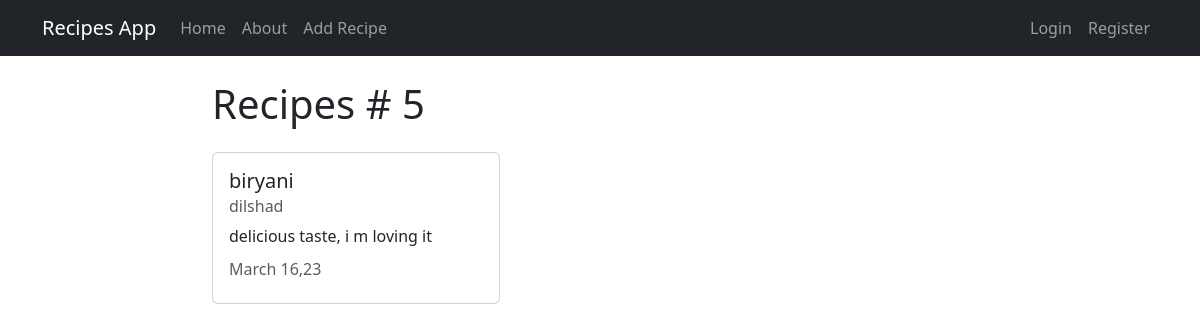
The app's page /recipess/recipe/5 with its own data.
### recipess/models.py (models this page shows, shortened)
class Recipe(models.Model):
	title=models.CharField(max_length=50)
	description=models.TextField()
	author=models.ForeignKey(User,on_delete=models.CASCADE)
	created_at=models.DateTimeField(auto_now_add=True)
	updated_at=models.DateTimeField(auto_now=True)

### recipess/views.py (the view)
# urls.py: path('recipe/<int:pk>',views.RecipeDetailView.as_view(),name='recipess-detail'),
class RecipeDetailView(DetailView):
	model=models.Recipe

### recipess/templates/recipess/recipe_detail.html (shortened to what this page needs)
{% extends 'recipess/base.html' %}
{% block content %}
<h1>Recipes # {{ object.id }}</h1>
<div class="card my-4" style="width: 18rem;">
  <div class="card-body">
    <h5 class="card-title">{{ object.title }}</h5>
    <h6 class="card-subtitle mb-2 text-muted">{{object.author}}</h6>
    <p class="card-text">{{object.description}}</p>
    <h6 class="card-subtitle mb-2 text-muted">{{object.updated_at|date:"F d,y"}}</h6>
    </div>
</div>
{% endblock content %}

### records on screen
Recipe: id "5", title "biryani", author "dilshad", description "delicious taste, i m loving it", updated_at "March 16,23"
